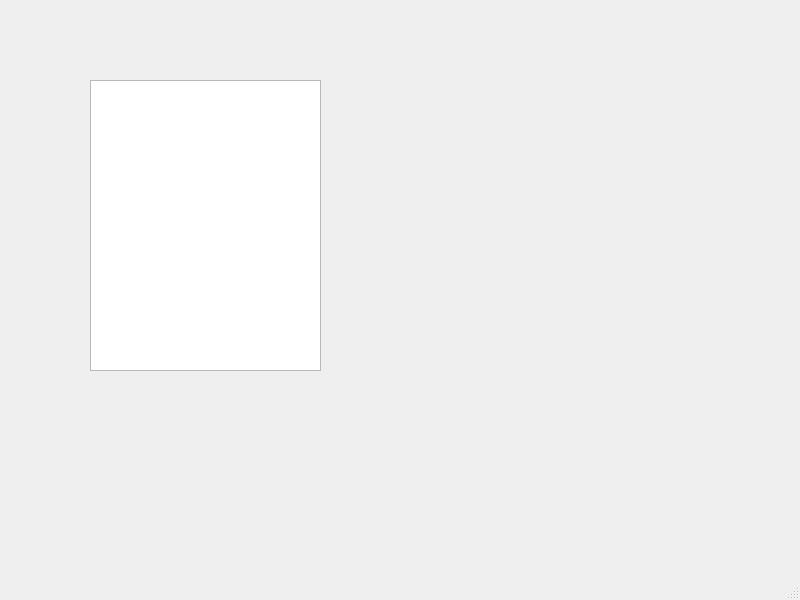
<?xml version="1.0" encoding="UTF-8"?>
<ui version="4.0">
 <class>SSG</class>
 <widget class="QMainWindow" name="SSG">
  <property name="geometry">
   <rect>
    <x>0</x>
    <y>0</y>
    <width>800</width>
    <height>600</height>
   </rect>
  </property>
  <property name="windowTitle">
   <string>SSG</string>
  </property>
  <widget class="QWidget" name="centralwidget">
   <widget class="QListView" name="listView">
    <property name="geometry">
     <rect>
      <x>90</x>
      <y>80</y>
      <width>231</width>
      <height>291</height>
     </rect>
    </property>
   </widget>
  </widget>
  <widget class="QStatusBar" name="statusbar"/>
 </widget>
 <resources/>
 <connections/>
</ui>
